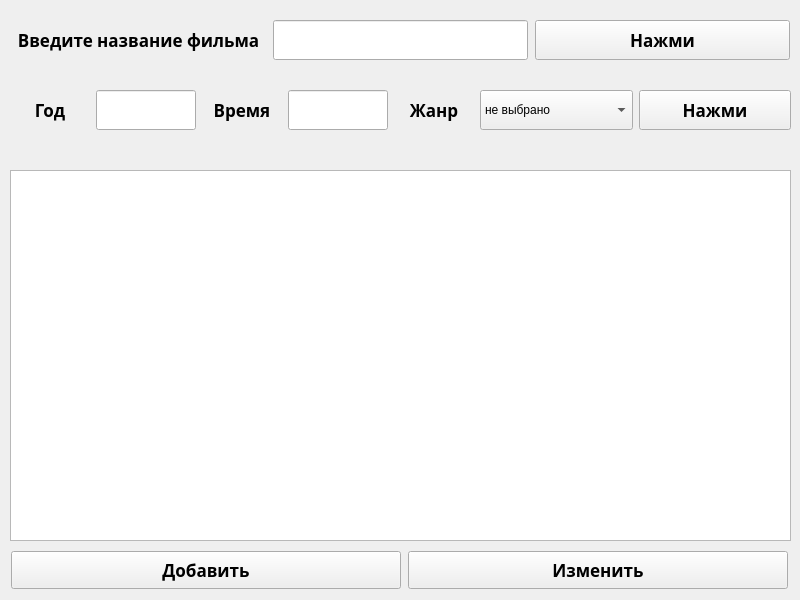
<?xml version="1.0" encoding="UTF-8"?>
<ui version="4.0">
 <class>MainWindow</class>
 <widget class="QMainWindow" name="MainWindow">
  <property name="geometry">
   <rect>
    <x>0</x>
    <y>0</y>
    <width>800</width>
    <height>600</height>
   </rect>
  </property>
  <property name="minimumSize">
   <size>
    <width>800</width>
    <height>600</height>
   </size>
  </property>
  <property name="maximumSize">
   <size>
    <width>800</width>
    <height>600</height>
   </size>
  </property>
  <property name="windowTitle">
   <string>MainWindow</string>
  </property>
  <widget class="QWidget" name="centralwidget">
   <widget class="QTableWidget" name="table">
    <property name="geometry">
     <rect>
      <x>10</x>
      <y>170</y>
      <width>781</width>
      <height>371</height>
     </rect>
    </property>
    <property name="minimumSize">
     <size>
      <width>781</width>
      <height>371</height>
     </size>
    </property>
    <property name="maximumSize">
     <size>
      <width>781</width>
      <height>371</height>
     </size>
    </property>
   </widget>
   <widget class="QWidget" name="horizontalWidget" native="true">
    <property name="geometry">
     <rect>
      <x>10</x>
      <y>10</y>
      <width>781</width>
      <height>61</height>
     </rect>
    </property>
    <layout class="QHBoxLayout" name="horizontalLayout">
     <item>
      <widget class="QLabel" name="label">
       <property name="minimumSize">
        <size>
         <width>255</width>
         <height>40</height>
        </size>
       </property>
       <property name="maximumSize">
        <size>
         <width>255</width>
         <height>40</height>
        </size>
       </property>
       <property name="font">
        <font>
         <family>Myanmar Text</family>
         <pointsize>13</pointsize>
         <weight>75</weight>
         <bold>true</bold>
        </font>
       </property>
       <property name="text">
        <string>Введите название фильма</string>
       </property>
       <property name="alignment">
        <set>Qt::AlignCenter</set>
       </property>
      </widget>
     </item>
     <item>
      <widget class="QLineEdit" name="line_name">
       <property name="minimumSize">
        <size>
         <width>255</width>
         <height>40</height>
        </size>
       </property>
       <property name="maximumSize">
        <size>
         <width>255</width>
         <height>40</height>
        </size>
       </property>
      </widget>
     </item>
     <item>
      <widget class="QPushButton" name="button_name">
       <property name="minimumSize">
        <size>
         <width>255</width>
         <height>40</height>
        </size>
       </property>
       <property name="maximumSize">
        <size>
         <width>255</width>
         <height>40</height>
        </size>
       </property>
       <property name="font">
        <font>
         <family>Myanmar Text</family>
         <pointsize>13</pointsize>
         <weight>75</weight>
         <bold>true</bold>
        </font>
       </property>
       <property name="text">
        <string>Нажми</string>
       </property>
      </widget>
     </item>
    </layout>
   </widget>
   <widget class="QWidget" name="horizontalWidget_2" native="true">
    <property name="geometry">
     <rect>
      <x>10</x>
      <y>80</y>
      <width>781</width>
      <height>61</height>
     </rect>
    </property>
    <layout class="QHBoxLayout" name="horizontalLayout_2">
     <item>
      <widget class="QLabel" name="label_2">
       <property name="minimumSize">
        <size>
         <width>80</width>
         <height>40</height>
        </size>
       </property>
       <property name="maximumSize">
        <size>
         <width>80</width>
         <height>40</height>
        </size>
       </property>
       <property name="font">
        <font>
         <family>Myanmar Text</family>
         <pointsize>13</pointsize>
         <weight>75</weight>
         <bold>true</bold>
        </font>
       </property>
       <property name="text">
        <string>Год</string>
       </property>
       <property name="alignment">
        <set>Qt::AlignCenter</set>
       </property>
      </widget>
     </item>
     <item>
      <widget class="QLineEdit" name="line_year">
       <property name="minimumSize">
        <size>
         <width>100</width>
         <height>40</height>
        </size>
       </property>
       <property name="maximumSize">
        <size>
         <width>100</width>
         <height>40</height>
        </size>
       </property>
      </widget>
     </item>
     <item>
      <widget class="QLabel" name="label_3">
       <property name="minimumSize">
        <size>
         <width>80</width>
         <height>40</height>
        </size>
       </property>
       <property name="maximumSize">
        <size>
         <width>80</width>
         <height>40</height>
        </size>
       </property>
       <property name="font">
        <font>
         <family>Myanmar Text</family>
         <pointsize>13</pointsize>
         <weight>75</weight>
         <bold>true</bold>
        </font>
       </property>
       <property name="text">
        <string>Время</string>
       </property>
       <property name="alignment">
        <set>Qt::AlignCenter</set>
       </property>
      </widget>
     </item>
     <item>
      <widget class="QLineEdit" name="line_time">
       <property name="minimumSize">
        <size>
         <width>100</width>
         <height>40</height>
        </size>
       </property>
       <property name="maximumSize">
        <size>
         <width>100</width>
         <height>40</height>
        </size>
       </property>
      </widget>
     </item>
     <item>
      <widget class="QLabel" name="label_4">
       <property name="minimumSize">
        <size>
         <width>80</width>
         <height>40</height>
        </size>
       </property>
       <property name="maximumSize">
        <size>
         <width>80</width>
         <height>40</height>
        </size>
       </property>
       <property name="font">
        <font>
         <family>Myanmar Text</family>
         <pointsize>13</pointsize>
         <weight>75</weight>
         <bold>true</bold>
        </font>
       </property>
       <property name="text">
        <string>Жанр</string>
       </property>
       <property name="alignment">
        <set>Qt::AlignCenter</set>
       </property>
      </widget>
     </item>
     <item>
      <widget class="QComboBox" name="combo">
       <property name="minimumSize">
        <size>
         <width>0</width>
         <height>40</height>
        </size>
       </property>
       <property name="maximumSize">
        <size>
         <width>16777215</width>
         <height>40</height>
        </size>
       </property>
       <item>
        <property name="text">
         <string>не выбрано</string>
        </property>
       </item>
      </widget>
     </item>
     <item>
      <widget class="QPushButton" name="button_genre">
       <property name="minimumSize">
        <size>
         <width>0</width>
         <height>40</height>
        </size>
       </property>
       <property name="maximumSize">
        <size>
         <width>16777215</width>
         <height>40</height>
        </size>
       </property>
       <property name="font">
        <font>
         <family>Myanmar Text</family>
         <pointsize>13</pointsize>
         <weight>75</weight>
         <bold>true</bold>
        </font>
       </property>
       <property name="text">
        <string>Нажми</string>
       </property>
      </widget>
     </item>
    </layout>
   </widget>
   <widget class="QWidget" name="horizontalWidget" native="true">
    <property name="geometry">
     <rect>
      <x>10</x>
      <y>550</y>
      <width>781</width>
      <height>41</height>
     </rect>
    </property>
    <layout class="QHBoxLayout" name="horizontalLayout_3">
     <item>
      <widget class="QPushButton" name="button_add">
       <property name="minimumSize">
        <size>
         <width>390</width>
         <height>38</height>
        </size>
       </property>
       <property name="maximumSize">
        <size>
         <width>390</width>
         <height>38</height>
        </size>
       </property>
       <property name="font">
        <font>
         <family>Myanmar Text</family>
         <pointsize>13</pointsize>
         <weight>75</weight>
         <bold>true</bold>
        </font>
       </property>
       <property name="text">
        <string>Добавить</string>
       </property>
      </widget>
     </item>
     <item>
      <widget class="QPushButton" name="button_save">
       <property name="minimumSize">
        <size>
         <width>380</width>
         <height>38</height>
        </size>
       </property>
       <property name="maximumSize">
        <size>
         <width>380</width>
         <height>38</height>
        </size>
       </property>
       <property name="font">
        <font>
         <family>Myanmar Text</family>
         <pointsize>13</pointsize>
         <weight>75</weight>
         <bold>true</bold>
        </font>
       </property>
       <property name="text">
        <string>Изменить</string>
       </property>
      </widget>
     </item>
    </layout>
   </widget>
  </widget>
 </widget>
 <resources/>
 <connections/>
</ui>
